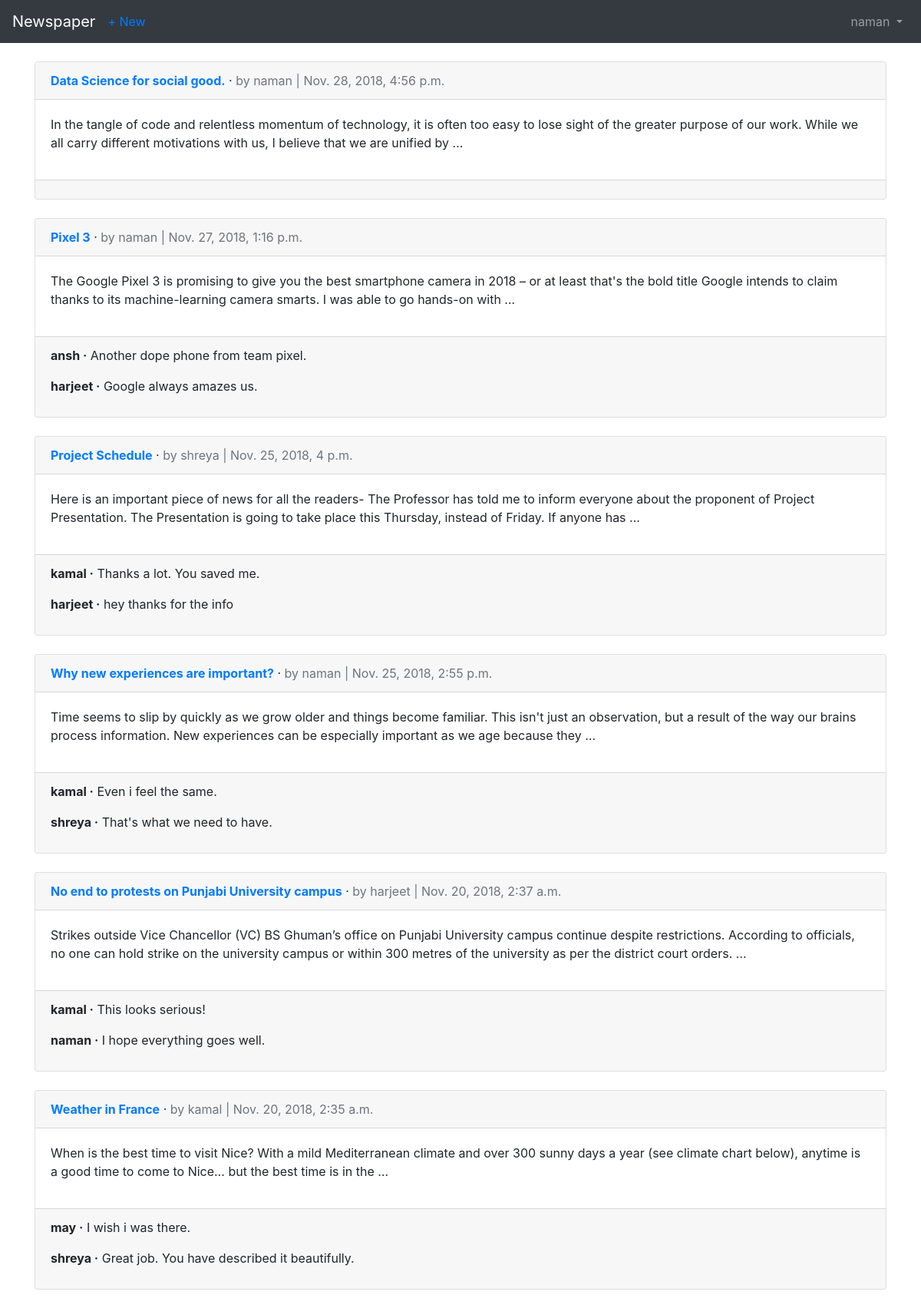
The page /articles/ (signed in) on the database its author committed.
### users/models.py (models this page shows)
class CustomUser(AbstractUser):
	age = models.PositiveIntegerField(default= 0)

### articles/models.py (models this page shows, shortened)
class Article(models.Model):
	title = models.CharField(max_length=255)
	body = models.TextField()
	date = models.DateTimeField(auto_now_add=True)
	author = models.ForeignKey(
		settings.AUTH_USER_MODEL,
		on_delete=models.CASCADE,
	)

class Comment(models.Model):
	article = models.ForeignKey(
		Article,
		on_delete=models.CASCADE,
		related_name='comments',
	)
	comment = models.TextField()
	author = models.ForeignKey(
		settings.AUTH_USER_MODEL,
		on_delete=models.CASCADE,
	)
	def __str__(self):
		return self.comment

### articles/views.py (the view)
# urls.py: path('', views.ArticleListView.as_view(), name='article_list'),
class ArticleListView(ListView):
    model = Article
    template_name = 'article_list.html'

### templates/article_list.html (shortened to what this page needs)
{% extends 'base.html' %}
{% block content %}
{% for article in object_list reversed %}
<div class="card">
	<div class="card-header">
		<span class="font-weight-bold"><a href="{% url 'article_detail' article.pk %}">{{ article.title|capfirst }}</a></span> &middot;
		<span class="text-muted">by {{ article.author }} | {{ article.date }}</span>
	</div>
	<div class="card-body">
		<p>{{ article.body|truncatewords:40 }}</p>
	</div>
	<div class="card-footer">
		{% for comment in article.comments.all|slice:"2" %}
		<p>
			<span class="font-weight-bold">{{ comment.author }} &middot;</span>
			{{ comment }}
		</p>
		{% endfor %}
	</div>
</div>
<br />
{% endfor %}
{% endblock content %}

### templates/base.html (shortened to what this page needs)
<!doctype html>
<html lang="en">
  <head>
    <link rel="stylesheet" href="https://stackpath.bootstrapcdn.com/bootstrap/4.1.3/css/bootstrap.min.css">
  </head>
  <body>
    <nav class="navbar navbar-expand-md navbar-dark bg-dark mb-4">
      <a class="navbar-brand" href="{% url 'home' %}">Newspaper</a>
      {% if user.is_authenticated %}
        <ul class="navbar-nav mr-auto">
          <li class="nav-item"><a href="{% url 'article_new' %}">+ New</a></li>
        </ul>
      {% endif %}
      <div class="collapse navbar-collapse" id="navbarCollapse">
        {% if user.is_authenticated %}
          <ul class="navbar-nav ml-auto">
            <li class="nav-item">
              <a class="nav-link dropdown-toggle" href="#" id="userMenu"\
              data-toggle="dropdown" aria-haspopup="true" aria-expanded\
              ="false">
                {{ user.username }}
              </a>
            </li>
          </ul>
        {% endif %}
      </div>
    </nav>
    <div class="container">
      {% block content %}
      {% endblock content %}
    </div>
  </body>
</html>

### rows shown on the page
CustomUser: username "naman"
Article: title "Data Science for social good.", author "naman", date "Nov. 28, 2018, 4:56 p.m.", body "In the tangle of code and relentless momentum of technology, it is often too easy to lose sight of the greater purpose of our work. While we all carry different motivations with us, I believe that we are unified by …"
Article: title "Pixel 3", author "naman", date "Nov. 27, 2018, 1:16 p.m.", body "The Google Pixel 3 is promising to give you the best smartphone camera in 2018 – or at least that's the bold title Google intends to claim thanks to its machine-learning camera smarts. I was able to go hands-on with …"
Comment: author "ansh", comment "Another dope phone from team pixel."
Comment: author "harjeet", comment "Google always amazes us."
Article: title "Project Schedule", author "shreya", date "Nov. 25, 2018, 4 p.m.", body "Here is an important piece of news for all the readers- The Professor has told me to inform everyone about the proponent of Project Presentation. The Presentation is going to take place this Thursday, instead of Friday. If anyone has …"
Comment: author "kamal", comment "Thanks a lot. You saved me."
Comment: author "harjeet", comment "hey thanks for the info"
Article: title "Why new experiences are important?", author "naman", date "Nov. 25, 2018, 2:55 p.m.", body "Time seems to slip by quickly as we grow older and things become familiar. This isn't just an observation, but a result of the way our brains process information. New experiences can be especially important as we age because they …"
Comment: author "kamal", comment "Even i feel the same."
Comment: author "shreya", comment "That's what we need to have."
Article: title "No end to protests on Punjabi University campus", author "harjeet", date "Nov. 20, 2018, 2:37 a.m.", body "Strikes outside Vice Chancellor (VC) BS Ghuman’s office on Punjabi University campus continue despite restrictions. According to officials, no one can hold strike on the university campus or within 300 metres of the university as per the district court orders. …"
Comment: author "kamal", comment "This looks serious!"
Comment: author "naman", comment "I hope everything goes well."
Article: title "Weather in France", author "kamal", date "Nov. 20, 2018, 2:35 a.m.", body "When is the best time to visit Nice? With a mild Mediterranean climate and over 300 sunny days a year (see climate chart below), anytime is a good time to come to Nice… but the best time is in the …"
Comment: author "may", comment "I wish i was there."
Comment: author "shreya", comment "Great job. You have described it beautifully."
